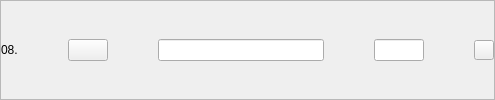
              <widget class="QFrame" name="publish8">
               <property name="styleSheet">
                <string notr="true">QPushButton#eliminarProducto8{
border: none;
}</string>
               </property>
               <property name="frameShape">
                <enum>QFrame::StyledPanel</enum>
               </property>
               <property name="frameShadow">
                <enum>QFrame::Raised</enum>
               </property>
               <layout class="QHBoxLayout" name="horizontalLayout_13" stretch="1,0,10,3,0">
                <property name="spacing">
                 <number>50</number>
                </property>
                <property name="leftMargin">
                 <number>0</number>
                </property>
                <property name="topMargin">
                 <number>0</number>
                </property>
                <property name="rightMargin">
                 <number>0</number>
                </property>
                <property name="bottomMargin">
                 <number>0</number>
                </property>
                <item>
                 <widget class="QLabel" name="nro8Publish">
                  <property name="text">
                   <string>08.</string>
                  </property>
                 </widget>
                </item>
                <item>
                 <widget class="QPushButton" name="seePublish8">
                  <property name="text">
                   <string/>
                  </property>
                  <property name="icon">
                   <iconset resource="../resources.qrc">
                    <normaloff>:/Buttons/img/amacapy-boton-ver.png</normaloff>:/Buttons/img/amacapy-boton-ver.png</iconset>
                  </property>
                  <property name="iconSize">
                   <size>
                    <width>30</width>
                    <height>30</height>
                   </size>
                  </property>
                 </widget>
                </item>
                <item>
                 <widget class="QLineEdit" name="titlePublish8"/>
                </item>
                <item>
                 <widget class="QLineEdit" name="pricePublish8">
                  <property name="maximumSize">
                   <size>
                    <width>120</width>
                    <height>16777215</height>
                   </size>
                  </property>
                 </widget>
                </item>
                <item>
                 <widget class="QPushButton" name="deleteProduct8Button">
                  <property name="maximumSize">
                   <size>
                    <width>20</width>
                    <height>20</height>
                   </size>
                  </property>
                  <property name="text">
                   <string/>
                  </property>
                  <property name="icon">
                   <iconset resource="../resources.qrc">
                    <normaloff>:/Buttons/img/amacapy-boton-eliminar.png</normaloff>:/Buttons/img/amacapy-boton-eliminar.png</iconset>
                  </property>
                  <property name="iconSize">
                   <size>
                    <width>20</width>
                    <height>20</height>
                   </size>
                  </property>
                 </widget>
                </item>
               </layout>
              </widget>
